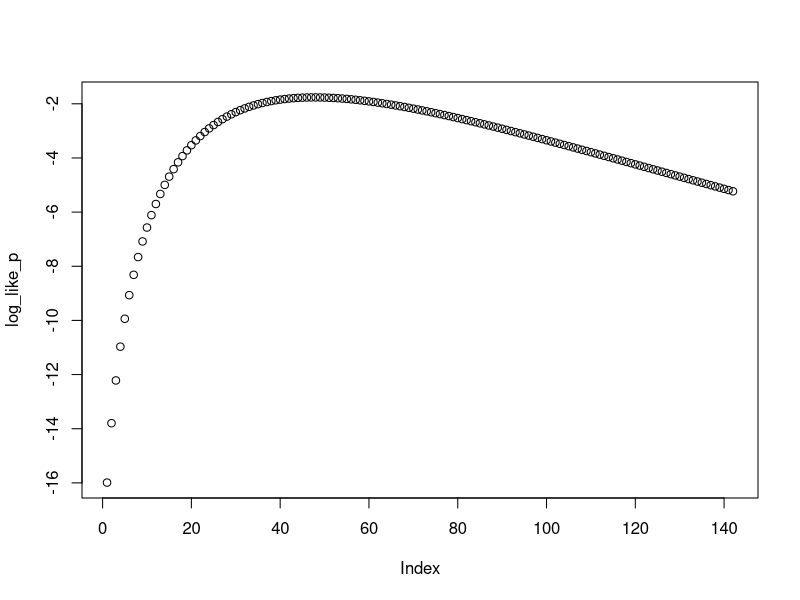

Generate this figure with R: (Note: this script raises an error after producing the figure.)

# counting elephants ------------------------------------------------------
elephants <- data.frame(n = numeric(142), prior = numeric(142), like_p = numeric(142), posterior = numeric(142))

x <- 15
k <- 74
m <- 27
elephants$n <- seq(59,200)
# calculate the maximum likelihood estimate for the total number of elephants in the park
log_like_p <- dhyper(x, m, elephants$n, k, log = TRUE)
plot(log_like_p)

# maximum likelihood estimate 
elephants$n[log_like_p == max(log_like_p)] + m

# 95% confidence interval
min(elephants$n[log_like_p >= max(log_like_p) - (1.92) & log_like_p <= max(log_like_p) + (1.92)] + m)
max(elephants$n[log_like_p >= max(log_like_p) - (1.92) & log_like_p <= max(log_like_p) + (1.92)] + m)

# Calculate the likelihoods of each of these values for n. 
elephants$like_p <- dhyper(x, m, elephants$n, k)

# Plot the likelihoods against n.
plot(elephants$like_p ~ n)

# Create a vector containing the prior probabilities for each of the possible values for n 
elephants$prior <- rep(1/length(elephants$n), length(elephants$n))

# confirm that the prior probabilities sum to 1
sum(elephants$prior)

# Plot the prior probabilities against n
plot(elephants$prior ~ n)

# calculate the posterior probabilities of all the possible values of n
elephants$posterior <- elephants$prior*elephants$like_p / sum(elephants$prior*elephants$like_p)

# confirm that the posterior probabilities sum to 1
sum(elephants$posterior)

# Plot the posterior probabilities against n
plot(elephants$posterior ~ elephants$n)

# What is the most probable value of n + m
elephants$n[elephants$posterior == max(elephants$posterior)] + m

# Calculate the 95% credible interval for n + m
library(tidyverse)

elephants_mod <- elephants %>% 
  arrange(desc(posterior)) %>% 
  arrange(desc(n)) %>% 
  mutate(cum_sum = cumsum(posterior))

min(elephants_mod$n[elephants_mod$cum_sum <= .95]) + m
max(elephants_mod$n[elephants_mod$cum_sum <= .95]) + m

# First, order the posterior probabilities from highest to lowest
post.ordered <- elephants_mod$posterior[order(elephants_mod$posterior, decreasing = TRUE)]
# Remember to order the corresponding n values the same way
n.ordered <- elephants_mod$n[order(elephants_mod$posterior, decreasing=TRUE)]
# Obtain the cumulative sum of the posterior probabilities from lowest to highest
post.cumsum <- cumsum(post.ordered)
# Finally, find n corresponding to a cumulative posterior probability of 0.95. 
range(n.ordered[post.cumsum <= 0.95]) + m
